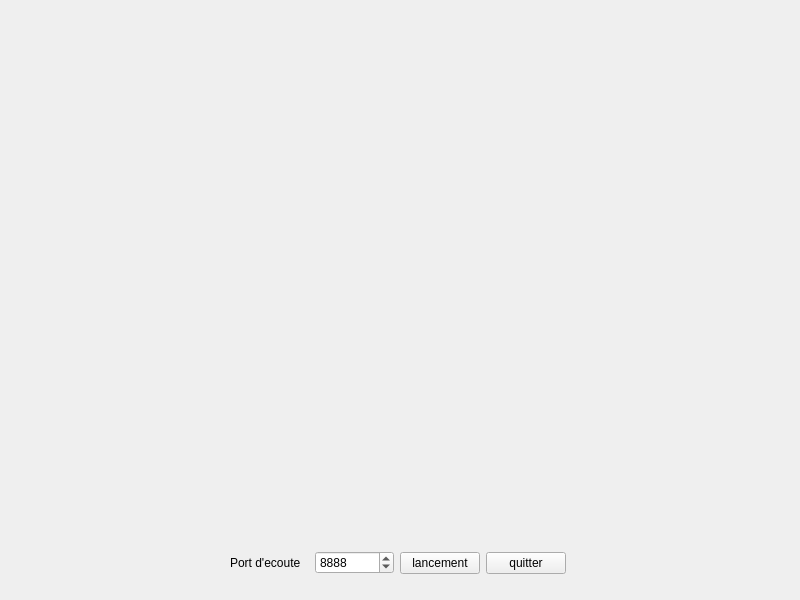
<?xml version="1.0" encoding="UTF-8"?>
<ui version="4.0">
 <class>serveurcrawler</class>
 <widget class="QWidget" name="serveurcrawler">
  <property name="geometry">
   <rect>
    <x>0</x>
    <y>0</y>
    <width>800</width>
    <height>600</height>
   </rect>
  </property>
  <property name="windowTitle">
   <string>serveurcrawler</string>
  </property>
  <widget class="QWidget" name="layoutWidget">
   <property name="geometry">
    <rect>
     <x>230</x>
     <y>550</y>
     <width>336</width>
     <height>26</height>
    </rect>
   </property>
   <layout class="QHBoxLayout" name="horizontalLayout">
    <item>
     <widget class="QLabel" name="labelPort">
      <property name="text">
       <string>Port d'ecoute</string>
      </property>
     </widget>
    </item>
    <item>
     <widget class="QSpinBox" name="spinBoxPort">
      <property name="minimum">
       <number>1024</number>
      </property>
      <property name="maximum">
       <number>65535</number>
      </property>
      <property name="value">
       <number>8888</number>
      </property>
     </widget>
    </item>
    <item>
     <widget class="QPushButton" name="pushButtonLancement">
      <property name="text">
       <string>lancement</string>
      </property>
     </widget>
    </item>
    <item>
     <widget class="QPushButton" name="pushButtonQuitter">
      <property name="text">
       <string>quitter</string>
      </property>
     </widget>
    </item>
   </layout>
  </widget>
 </widget>
 <resources/>
 <connections>
  <connection>
   <sender>pushButtonQuitter</sender>
   <signal>clicked()</signal>
   <receiver>serveurcrawler</receiver>
   <slot>close()</slot>
   <hints>
    <hint type="sourcelabel">
     <x>310</x>
     <y>317</y>
    </hint>
    <hint type="destinationlabel">
     <x>291</x>
     <y>455</y>
    </hint>
   </hints>
  </connection>
 </connections>
</ui>
